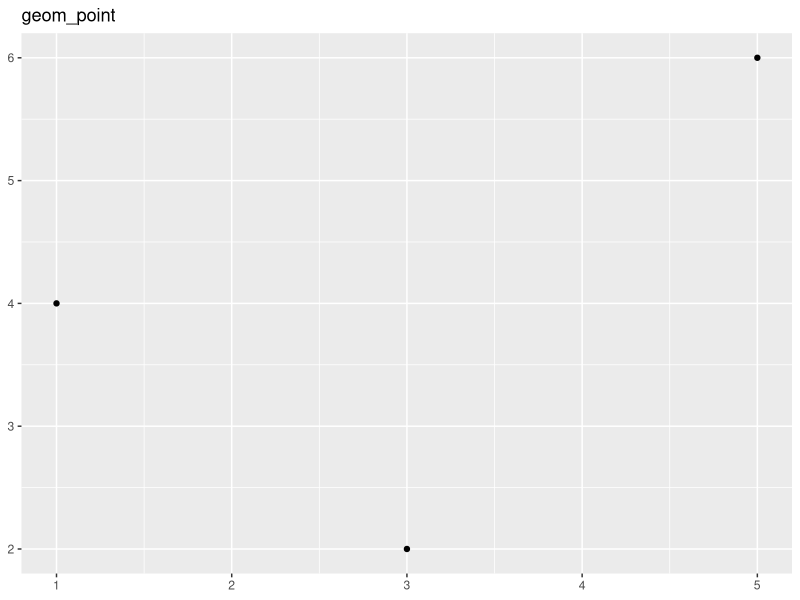
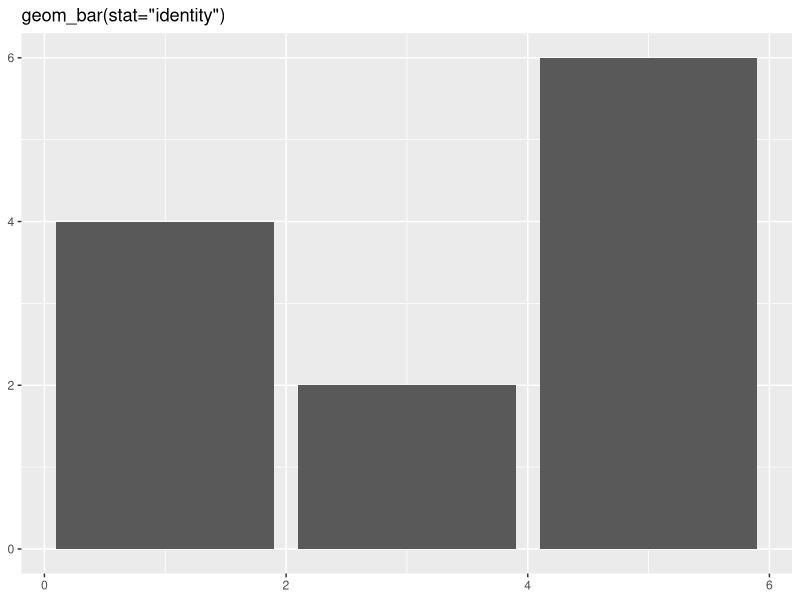
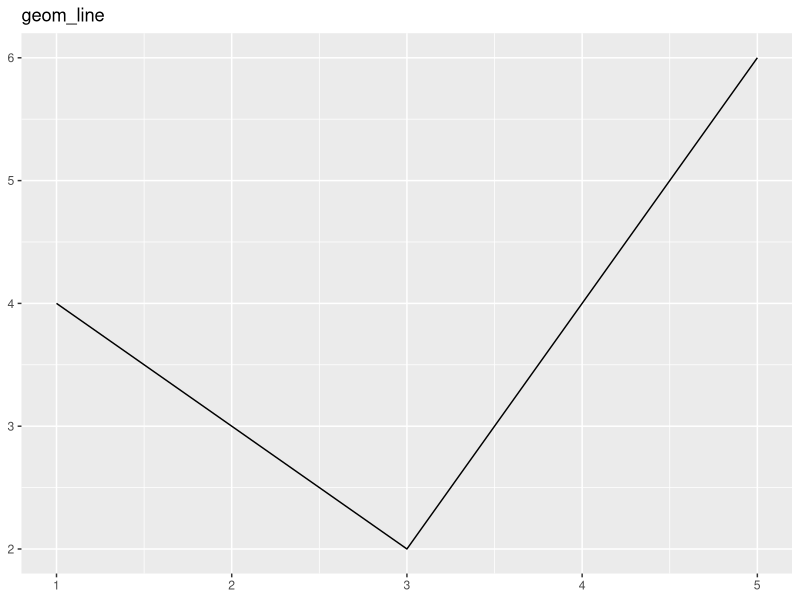
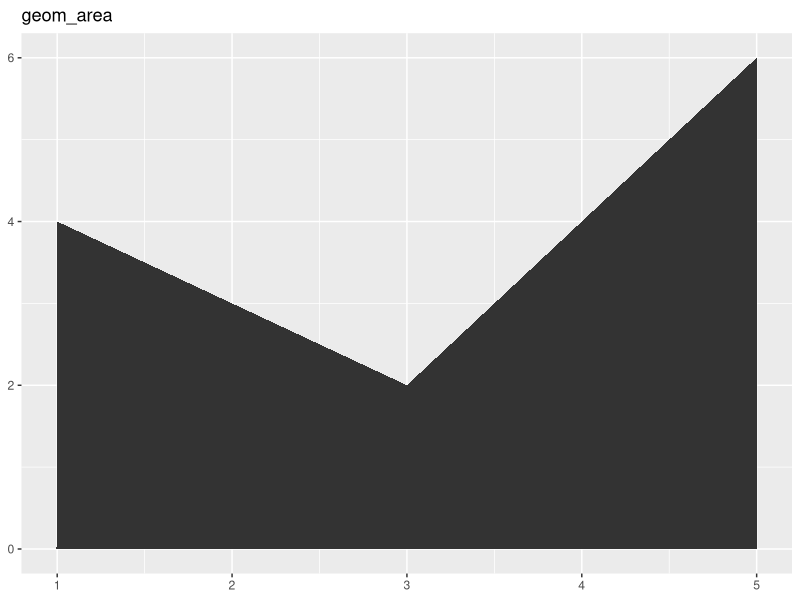
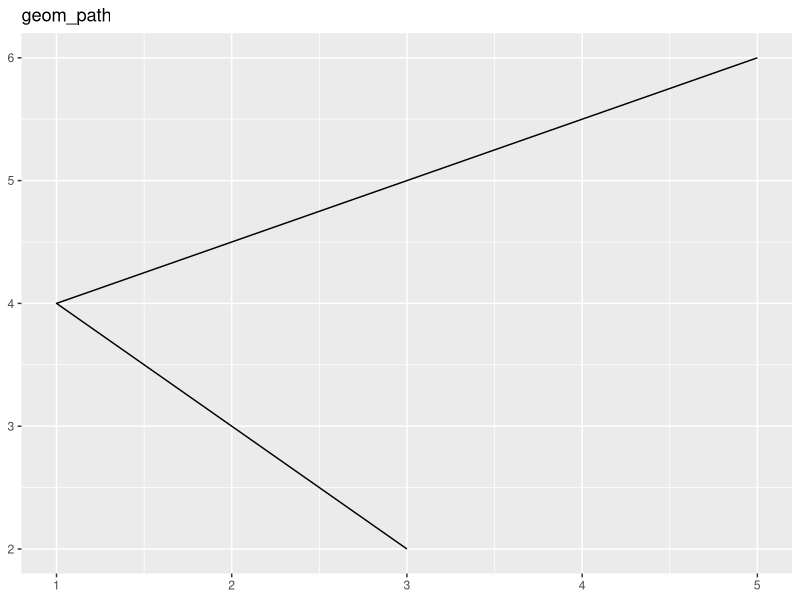
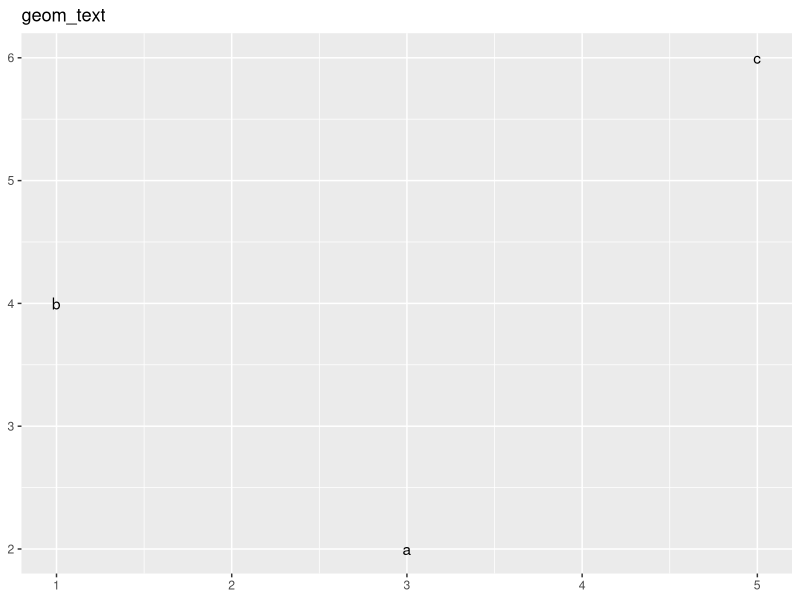
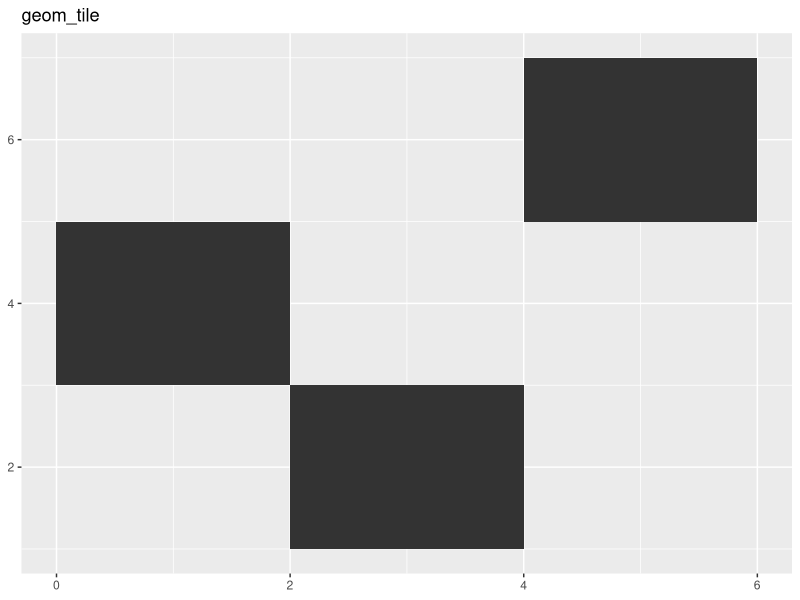
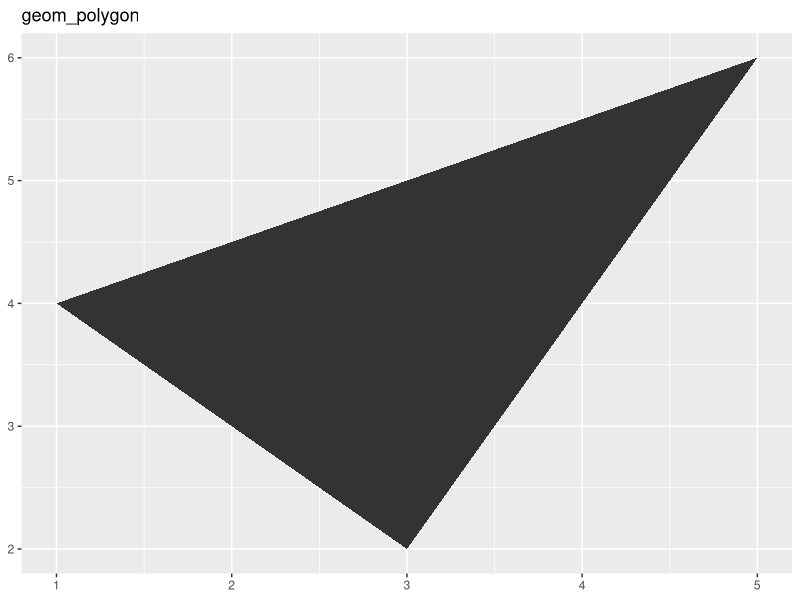

Generate these figures, in order, with R:
##########################
### Chapter 5. Toolbox ###
##########################

### 5.1 Intro
#   we will introduce:
#      basic plot - we can spell their name out
#      data distributions
#      overlap problem in scatter plot, useful in large scale data
#      3-D plot on 2-D
#      statistical summary
#      geographical plot, map plot
#      show the uncertainty and error
#      add notice
#      plot weighted data

### 5.2 Strategy to add layers
#   three aspects:
#      (1) data itself: almost all visualization will have this
#      (2) summary of data
#      (3) metadata (e.g. map background in geographical data), notice

### 5.3 Basic plot types
#   all geom objects are 2-D, therefore x, y is necessary
#   also with: color, size, fill, shape, linetype

#   example:
df = data.frame(
  x = c(3, 1, 5),
  y = c(2, 4, 6),
  label = c("a", "b", "c")
)

library(ggplot2)
p = ggplot(df, aes(x = x, y = y)) + xlab(NULL) + ylab(NULL)
p + geom_point() + labs(title = "geom_point")
p + geom_bar(stat = "identity") +
  labs(title = "geom_bar(stat=\"identity\")")
p + geom_line() + labs(title = "geom_line")
p + geom_area() + labs(title = "geom_area")
p + geom_path() + labs(title = "geom_path")
p + geom_text(aes(label = label)) + labs(title = "geom_text")
p + geom_tile() + labs(title = "geom_tile")
p + geom_polygon() + labs(title = "geom_polygon")

### 5.4 Distribution
#   for unvariate distribution, binwidth and breaks are necessary

p = ggplot(diamonds, aes(x = depth))
p + geom_histogram(aes(y = ..density..), binwidth = .5)
p + geom_histogram(aes(y = ..density..), binwidth = .3) + xlim(58, 68)

p + geom_histogram(aes(y = ..density..), binwidth = .1) +
  facet_grid(cut ~.)
p + geom_bar(aes(fill = cut), binwidth = .1, position = "fill")

ggplot(diamonds, aes(x = cut, y = depth)) + 
  geom_boxplot()

ggplot(diamonds, aes(depth)) + geom_density()
ggplot(diamonds, aes(depth)) + geom_density(aes(fill = cut), alpha = .2)

### 5.5 Overplotting
#   for small data, we can solve it by changing size of point
#   example
df = data.frame(x = rnorm(2000), y = rnorm(2000))
norm = ggplot(df, aes(x, y))
norm + geom_point()
norm + geom_point(shape = 1)
norm + geom_point(shape = ".")

#   for larger data set, we can set transparency param alpha = ...
norm + geom_point(alpha = 1/3)
norm + geom_point(alpha = 1/5)
norm + geom_point(alpha = 1/10)

### 5.6 3-D object

### 5.7 Map
#   use maps package: france, italy, nz, county/state/use, world
#   we can use borders() to draw the borders of the map
library(maps)
data("us.cities")
big_cities = subset(us.cities, pop > 600000)
ggplot(us.cities, aes(x = long, y = lat)) +
  geom_point() + 
  borders("state", size = .5)

tx_cities = subset(us.cities, country.etc == "NY")
ggplot(tx_cities, aes(long, lat)) + 
  geom_point(alpha = .5) +
  borders("county", "new york", color = "grey70")

